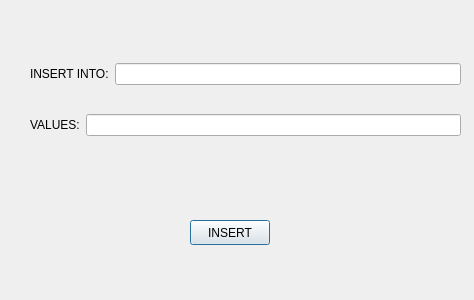
<?xml version="1.0" encoding="UTF-8"?>
<ui version="4.0">
 <class>Insert</class>
 <widget class="QDialog" name="Insert">
  <property name="geometry">
   <rect>
    <x>0</x>
    <y>0</y>
    <width>474</width>
    <height>300</height>
   </rect>
  </property>
  <property name="windowTitle">
   <string>Dialog</string>
  </property>
  <widget class="QPushButton" name="pushButton_insert">
   <property name="geometry">
    <rect>
     <x>190</x>
     <y>220</y>
     <width>80</width>
     <height>25</height>
    </rect>
   </property>
   <property name="text">
    <string>INSERT</string>
   </property>
  </widget>
  <widget class="QWidget" name="">
   <property name="geometry">
    <rect>
     <x>30</x>
     <y>40</y>
     <width>431</width>
     <height>121</height>
    </rect>
   </property>
   <layout class="QVBoxLayout" name="verticalLayout">
    <item>
     <layout class="QHBoxLayout" name="horizontalLayout_2">
      <item>
       <widget class="QLabel" name="label_insertInto">
        <property name="text">
         <string>INSERT INTO:</string>
        </property>
       </widget>
      </item>
      <item>
       <widget class="QLineEdit" name="lineEdit_insertInto"/>
      </item>
     </layout>
    </item>
    <item>
     <layout class="QHBoxLayout" name="horizontalLayout_3">
      <item>
       <widget class="QLabel" name="label_values">
        <property name="text">
         <string>VALUES:</string>
        </property>
       </widget>
      </item>
      <item>
       <widget class="QLineEdit" name="lineEdit_values"/>
      </item>
     </layout>
    </item>
   </layout>
  </widget>
 </widget>
 <resources/>
 <connections/>
</ui>
